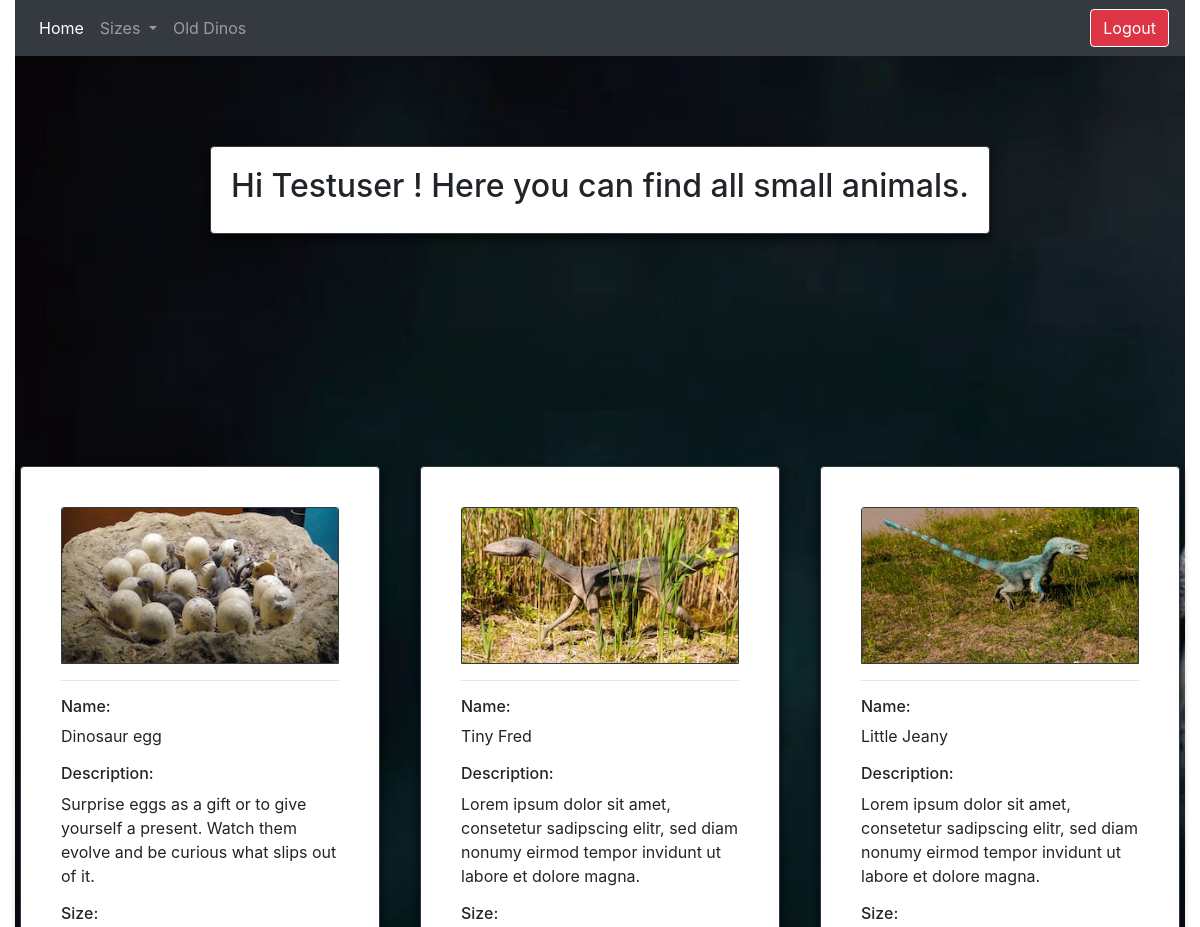
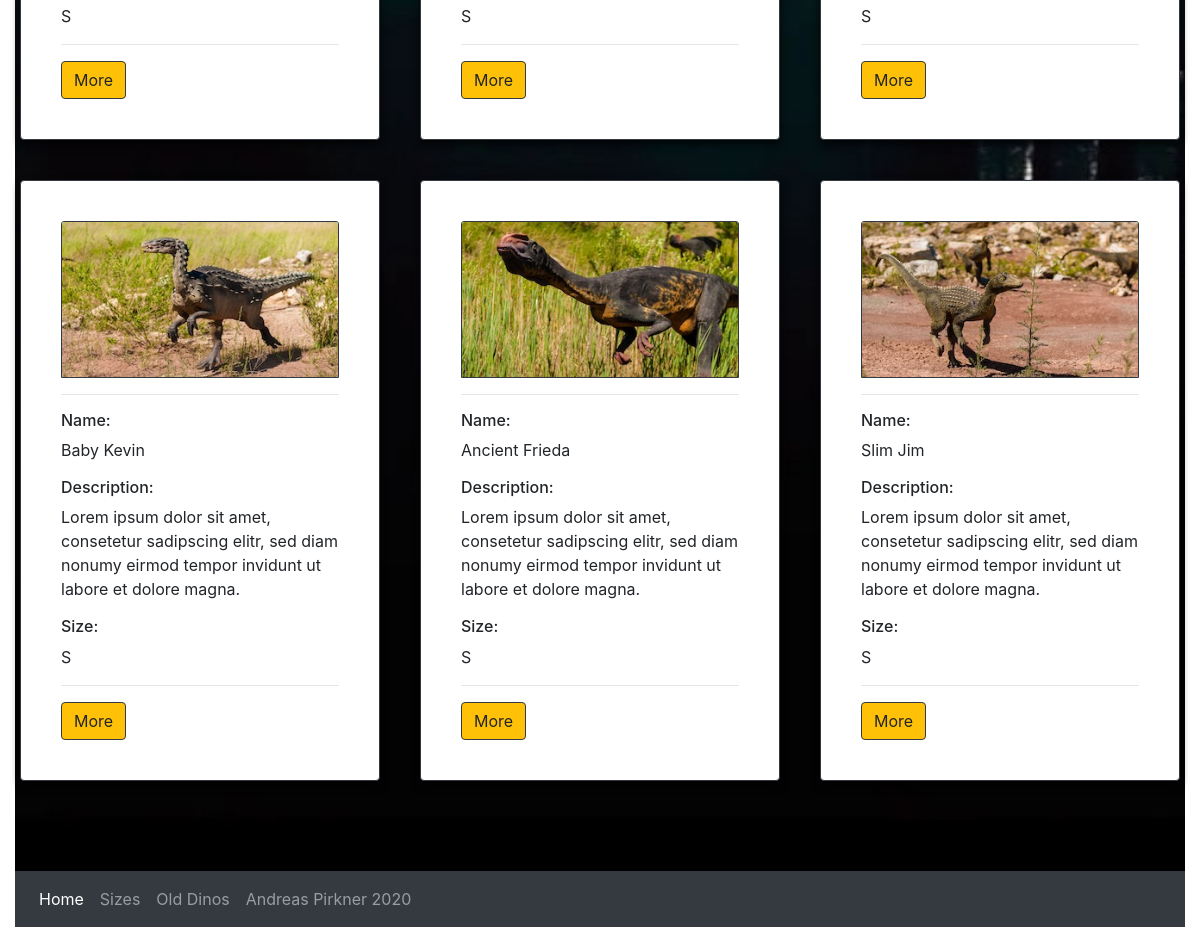
The app's page /size_s.php (signed in) with its own data (2 pictures, top to bottom).
### tables this page shows
CREATE TABLE `users` (
  `userId` int(11) NOT NULL,
  `userName` varchar(30) NOT NULL,
  `userEmail` varchar(60) NOT NULL,
  `userPass` varchar(255) NOT NULL,
  `status` enum('user','admin') NOT NULL DEFAULT 'user'
);

CREATE TABLE `animals` (
  `id` int(11) NOT NULL,
  `img` varchar(50) NOT NULL,
  `name` varchar(50) NOT NULL,
  `description` varchar(500) NOT NULL,
  `availability` int(10) NOT NULL,
  `island` varchar(50) NOT NULL,
  `loc_img` varchar(50) NOT NULL,
  `loc_name` varchar(50) NOT NULL,
  `address` varchar(50) NOT NULL,
  `zip` varchar(50) NOT NULL,
  `size` varchar(15) DEFAULT NULL,
  `age` int(10) DEFAULT NULL,
  `hobbies` varchar(50) DEFAULT NULL,
  `active` int(1) NOT NULL DEFAULT 0
);

### size_s.php (the view, shortened to what this page needs)
<?php
require_once 'dbconnect.php';
$res=mysqli_query($conn, "SELECT * FROM users WHERE userId=".$_SESSION['user']);
$userRow=mysqli_fetch_array($res, MYSQLI_ASSOC);
?>
<!DOCTYPE html>
<html lang="en">
<head>
    <link rel="stylesheet" type="text/css" href="styles/styles1.css" />
    <link rel="stylesheet" type="text/css" href="https://maxcdn.bootstrapcdn.com/font-awesome/4.7.0/css/font-awesome.min.css" />
    <link rel="stylesheet" href="https://stackpath.bootstrapcdn.com/bootstrap/4.5.0/css/bootstrap.min.css">
</head>
<body>
<div class="container-fluid">
    <nav class="navbar navbar-expand-lg navbar-dark bg-dark">
    <div class="collapse navbar-collapse" id="navbarNavDropdown">
        <ul class="navbar-nav">
        <li class="nav-item active">
            <a class="nav-link" href="home.php">Home<span class="sr-only">(current)</span></a>
        </li>
         <li class="nav-item dropdown">
        <a class="nav-link dropdown-toggle" href="#" id="navbarDropdown" role="button" data-toggle="dropdown" aria-haspopup="true" aria-expanded="false">
          Sizes
        </a>
      </li>
         <li class="nav item">
            <a class="nav-link" href="old_dinos.php">Old Dinos</a>
         </li>
        </ul>
    </div>
    <a class="btn btn-danger border border-white" href="logout.php?logout">Logout</a>
    </nav>
    <div class="parallax_section1 parallax_image">
    </div>
<div class="parallax_section2 parallax_image">
  <div class="row">
        <div class="card border-dark">
           <h2> Hi <?php echo $userRow['userName' ]; ?> ! Here you can find all small animals.</h2>
        </div>
    </div>
</div>
<div class="parallax_section1 parallax_image">
</div>
<div class="parallax_section2 parallax_image">
  <div class="row">
            <?php
                    $sql  = "SELECT * FROM animals WHERE size = 'S'";
                    $result = $conn->query($sql);
                    if($result->num_rows > 0) {
                        while($row = $result->fetch_assoc()) {
                      echo
            "<div class='card card1 border-dark'>
                <div class='card-body'>
                   <img class='card-img-top border border-dark' src=".$row['img']." alt='Card image cap'>
                                <hr>
                                <h6 class='card-text'>Name:</h6><p>" .$row['name']."</p>
                                <h6 class='card-text'>Description:</h6><p>" .$row['description']."</p>
                                <h6 class='card-text'>Size:</h6><p>" .$row['size']."</p>
                                <!--<h6 class='card-text'>Availability:</h6><p>" .$row['availability']."</p>
                                <h6 class='card-text'>Location:</h6><p>" .$row['loc_name']."</p>-->
                                <hr>
                                <a href='details.php?id=" .$row['id']."'><button class='btn btn-warning border border-dark' type='button'>More</button></a>
                </div>
            </div>";
            }
                     } else  {
                    echo  "<tr><td colspan='5'><center>No Data Avaliable</center></td></tr>";
                    }
                    ?>
    </div>
</div>
<div class="parallax_section1 parallax_image">
</div>
    <nav class="navbar navbar-expand-lg navbar-dark bg-dark">
    <div class="collapse navbar-collapse" id="navbarNavDropdown">
        <ul class="navbar-nav">
        <li class="nav-item active">
            <a class="nav-link" href="home.php">Home</a><span class="sr-only">(current)</span></a>
        </li>
        <li class="nav-item">
            <a class="nav-link" href="sizes.php">Sizes</a>
        </li>
         <li class="nav-item">
            <a class="nav-link" href="old_dinos.php">Old Dinos</a>
        </li>
        <li class="nav-item">
            <a class="nav-link" href="mailto:andreas.pirkner@gmx.net" >Andreas Pirkner 2020</a>
        </li>
        </ul>
    </div>
    </nav>
</div>
</body>
</html>

### styles/styles1.css (style rules this page uses)
body { font-family: "Roboto", sans-serif; }
.parallax_section1 { height: 70px; background-repeat: no-repeat; background-attachment: fixed; background-size: cover; background-position: 100% auto; position: relative; }
.parallax_section2 { min-height: 250px; background-repeat: no-repeat; background-attachment: fixed; background-size: cover; background-position: 100% auto; position: relative; }
.parallax_image { background-image: url(../img/parallax.jpg); }
.row { display: flex; flex-wrap: wrap; justify-content: space-around; }
.card { margin: 20px 10px 20px 10px; padding: 20px 20px 20px 20px; transition: all 0.5s; box-shadow: 0 4px 8px 0 rgba(0, 0, 0, 0.8); }
.card1 { margin: 20px 10px 20px 10px; padding: 20px 20px 20px 20px; max-width: 30vw; transition: all 0.5s; box-shadow: 0 4px 8px 0 rgba(0, 0, 0, 0.8); }

### records on screen
users: userName "Testuser"
animals: img (picture), name "Dinosaur egg", description "Surprise eggs as a gift or to give yourself a present. Watch them evolve and be curious what slips out of it.", size "S"
animals: img (picture), name "Tiny Fred", description "Lorem ipsum dolor sit amet, consetetur sadipscing elitr, sed diam nonumy eirmod tempor invidunt ut labore et dolore magna.", size "S"
animals: img (picture), name "Little Jeany", description "Lorem ipsum dolor sit amet, consetetur sadipscing elitr, sed diam nonumy eirmod tempor invidunt ut labore et dolore magna.", size "S"
animals: img (picture), name "Baby Kevin", description "Lorem ipsum dolor sit amet, consetetur sadipscing elitr, sed diam nonumy eirmod tempor invidunt ut labore et dolore magna.", size "S"
animals: img (picture), name "Ancient Frieda", description "Lorem ipsum dolor sit amet, consetetur sadipscing elitr, sed diam nonumy eirmod tempor invidunt ut labore et dolore magna.", size "S"
animals: img (picture), name "Slim Jim", description "Lorem ipsum dolor sit amet, consetetur sadipscing elitr, sed diam nonumy eirmod tempor invidunt ut labore et dolore magna.", size "S"
